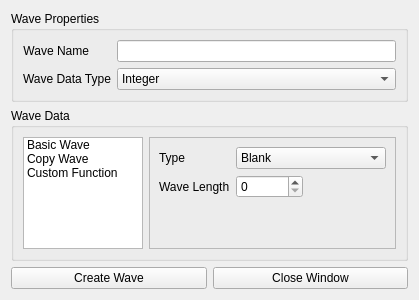
<?xml version="1.0" encoding="UTF-8"?>
<ui version="4.0">
 <class>CreateWaveDialog</class>
 <widget class="QWidget" name="CreateWaveDialog">
  <property name="geometry">
   <rect>
    <x>0</x>
    <y>0</y>
    <width>418</width>
    <height>300</height>
   </rect>
  </property>
  <property name="sizePolicy">
   <sizepolicy hsizetype="Preferred" vsizetype="Preferred">
    <horstretch>0</horstretch>
    <verstretch>0</verstretch>
   </sizepolicy>
  </property>
  <property name="windowTitle">
   <string>Create Wave</string>
  </property>
  <layout class="QGridLayout" name="gridLayout">
   <item row="0" column="0" colspan="2">
    <widget class="QGroupBox" name="groupBox">
     <property name="title">
      <string>Wave Properties</string>
     </property>
     <layout class="QFormLayout" name="formLayout_2">
      <item row="0" column="0">
       <widget class="QLabel" name="label">
        <property name="text">
         <string>Wave Name</string>
        </property>
        <property name="alignment">
         <set>Qt::AlignRight|Qt::AlignTrailing|Qt::AlignVCenter</set>
        </property>
       </widget>
      </item>
      <item row="0" column="1">
       <widget class="QLineEdit" name="waveName">
        <property name="sizePolicy">
         <sizepolicy hsizetype="MinimumExpanding" vsizetype="Fixed">
          <horstretch>0</horstretch>
          <verstretch>0</verstretch>
         </sizepolicy>
        </property>
       </widget>
      </item>
      <item row="1" column="0">
       <widget class="QLabel" name="label_2">
        <property name="text">
         <string>Wave Data Type</string>
        </property>
        <property name="alignment">
         <set>Qt::AlignRight|Qt::AlignTrailing|Qt::AlignVCenter</set>
        </property>
       </widget>
      </item>
      <item row="1" column="1">
       <widget class="QComboBox" name="dataType">
        <item>
         <property name="text">
          <string>Integer</string>
         </property>
        </item>
        <item>
         <property name="text">
          <string>Decimal</string>
         </property>
        </item>
        <item>
         <property name="text">
          <string>String</string>
         </property>
        </item>
       </widget>
      </item>
     </layout>
    </widget>
   </item>
   <item row="3" column="0">
    <widget class="QPushButton" name="createWaveButton">
     <property name="text">
      <string>Create Wave</string>
     </property>
    </widget>
   </item>
   <item row="3" column="1">
    <widget class="QPushButton" name="closeWindowButton">
     <property name="text">
      <string>Close Window</string>
     </property>
    </widget>
   </item>
   <item row="1" column="0" colspan="2">
    <widget class="QGroupBox" name="groupBox_2">
     <property name="minimumSize">
      <size>
       <width>0</width>
       <height>100</height>
      </size>
     </property>
     <property name="title">
      <string>Wave Data</string>
     </property>
     <layout class="QHBoxLayout" name="horizontalLayout" stretch="1,0">
      <item>
       <widget class="QListWidget" name="waveDataSelectionList">
        <property name="sizePolicy">
         <sizepolicy hsizetype="Preferred" vsizetype="Preferred">
          <horstretch>0</horstretch>
          <verstretch>0</verstretch>
         </sizepolicy>
        </property>
        <property name="minimumSize">
         <size>
          <width>120</width>
          <height>0</height>
         </size>
        </property>
        <property name="currentRow">
         <number>-1</number>
        </property>
        <item>
         <property name="text">
          <string>Basic Wave</string>
         </property>
        </item>
        <item>
         <property name="text">
          <string>Copy Wave</string>
         </property>
        </item>
        <item>
         <property name="text">
          <string>Custom Function</string>
         </property>
        </item>
       </widget>
      </item>
      <item>
       <widget class="QStackedWidget" name="waveDataStack">
        <property name="frameShape">
         <enum>QFrame::StyledPanel</enum>
        </property>
        <property name="frameShadow">
         <enum>QFrame::Plain</enum>
        </property>
        <property name="lineWidth">
         <number>1</number>
        </property>
        <property name="currentIndex">
         <number>0</number>
        </property>
        <widget class="QWidget" name="basicTab">
         <layout class="QFormLayout" name="formLayout">
          <property name="fieldGrowthPolicy">
           <enum>QFormLayout::ExpandingFieldsGrow</enum>
          </property>
          <item row="0" column="0">
           <widget class="QLabel" name="label_4">
            <property name="text">
             <string>Type</string>
            </property>
           </widget>
          </item>
          <item row="0" column="1">
           <widget class="QComboBox" name="basicWaveType">
            <property name="minimumSize">
             <size>
              <width>150</width>
              <height>0</height>
             </size>
            </property>
            <item>
             <property name="text">
              <string>Blank</string>
             </property>
            </item>
            <item>
             <property name="text">
              <string>Index (starting at 0)</string>
             </property>
            </item>
            <item>
             <property name="text">
              <string>Index (starting at 1)</string>
             </property>
            </item>
           </widget>
          </item>
          <item row="1" column="0">
           <widget class="QLabel" name="label_9">
            <property name="text">
             <string>Wave Length</string>
            </property>
           </widget>
          </item>
          <item row="1" column="1">
           <widget class="QSpinBox" name="basicWaveLength">
            <property name="maximum">
             <number>999999</number>
            </property>
           </widget>
          </item>
         </layout>
        </widget>
        <widget class="QWidget" name="copyTab">
         <layout class="QFormLayout" name="formLayout_3">
          <item row="0" column="0">
           <widget class="QLabel" name="label_3">
            <property name="text">
             <string>Original Wave</string>
            </property>
            <property name="alignment">
             <set>Qt::AlignLeading|Qt::AlignLeft|Qt::AlignVCenter</set>
            </property>
           </widget>
          </item>
          <item row="0" column="1">
           <widget class="QComboBox" name="copyWaveOriginalWave"/>
          </item>
          <item row="1" column="0">
           <widget class="QLabel" name="label_6">
            <property name="text">
             <string>Starting Index</string>
            </property>
           </widget>
          </item>
          <item row="1" column="1">
           <widget class="QSpinBox" name="copyWaveStartingIndex"/>
          </item>
          <item row="2" column="0">
           <widget class="QLabel" name="label_8">
            <property name="text">
             <string>Ending Index</string>
            </property>
           </widget>
          </item>
          <item row="2" column="1">
           <widget class="QSpinBox" name="copyWaveEndingIndex"/>
          </item>
         </layout>
        </widget>
        <widget class="QWidget" name="functionTab">
         <layout class="QFormLayout" name="formLayout_4">
          <property name="fieldGrowthPolicy">
           <enum>QFormLayout::ExpandingFieldsGrow</enum>
          </property>
          <item row="0" column="0">
           <widget class="QLabel" name="label_7">
            <property name="text">
             <string>Wave Length</string>
            </property>
            <property name="alignment">
             <set>Qt::AlignRight|Qt::AlignTrailing|Qt::AlignVCenter</set>
            </property>
           </widget>
          </item>
          <item row="0" column="1">
           <widget class="QSpinBox" name="functionWaveLength">
            <property name="maximum">
             <number>9999999</number>
            </property>
           </widget>
          </item>
          <item row="1" column="0">
           <widget class="QLabel" name="label_5">
            <property name="text">
             <string>Function</string>
            </property>
            <property name="alignment">
             <set>Qt::AlignRight|Qt::AlignTrailing|Qt::AlignVCenter</set>
            </property>
           </widget>
          </item>
          <item row="1" column="1">
           <widget class="QLineEdit" name="functionEquation"/>
          </item>
          <item row="2" column="0">
           <widget class="QPushButton" name="functionInsertWaveButton">
            <property name="text">
             <string>Insert Wave</string>
            </property>
           </widget>
          </item>
          <item row="2" column="1">
           <widget class="QComboBox" name="functionInsertWave"/>
          </item>
         </layout>
        </widget>
       </widget>
      </item>
     </layout>
    </widget>
   </item>
  </layout>
 </widget>
 <resources/>
 <connections>
  <connection>
   <sender>waveDataSelectionList</sender>
   <signal>currentRowChanged(int)</signal>
   <receiver>waveDataStack</receiver>
   <slot>setCurrentIndex(int)</slot>
   <hints>
    <hint type="sourcelabel">
     <x>186</x>
     <y>221</y>
    </hint>
    <hint type="destinationlabel">
     <x>325</x>
     <y>221</y>
    </hint>
   </hints>
  </connection>
 </connections>
</ui>
